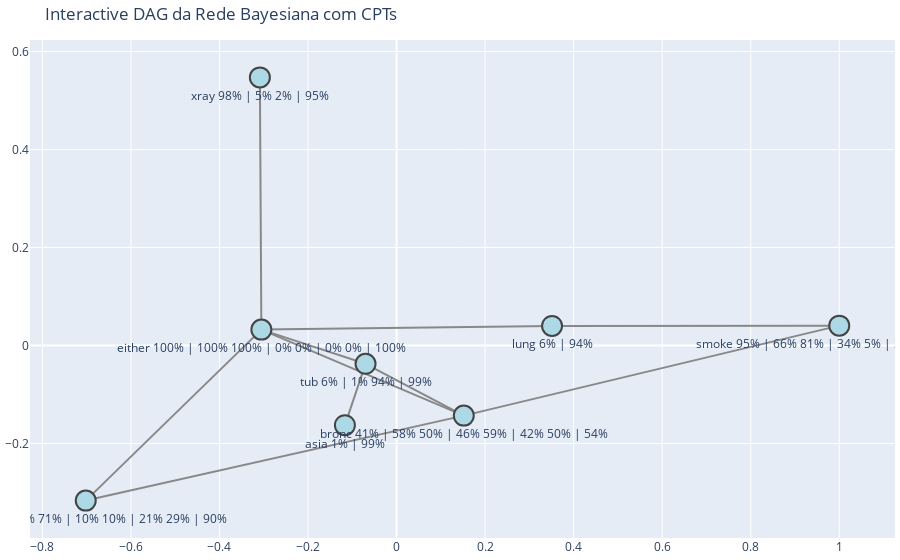

Write notebook code for a chart like this one.
### Code cell
import plotly.graph_objects as go

G = nx.DiGraph(best_model.edges())

pos = nx.spring_layout(G)

# Prepare edge coordinates
edge_x = []
edge_y = []
for edge in G.edges():
    x0, y0 = pos[edge[0]]
    x1, y1 = pos[edge[1]]
    edge_x.extend([x0, x1, None])
    edge_y.extend([y0, y1, None])

edge_trace = go.Scatter(
    x=edge_x, y=edge_y,
    line=dict(width=2, color='#888'),
    hoverinfo='none',
    mode='lines'
)

# Prepare node coordinates and texts (including CPT if available)
node_x = []
node_y = []
node_text = []
for node in G.nodes():
    x, y = pos[node]
    node_x.append(x)
    node_y.append(y)
    # Search for the CPD corresponding to the node.
    cpd_str = None
    for cpd in model.get_cpds():
        if cpd.variable == node:
            percent_values = np.array(cpd.values) * 100
            # Format the CPD as a table-like string
            if percent_values.ndim == 0:
                rows = [f"{percent_values.item():.0f}%"]
            elif percent_values.ndim == 1:
                rows = [" | ".join(f"{val:.0f}%" for val in percent_values)]
            elif percent_values.ndim == 2:
                rows = []
                for row in percent_values:
                    rows.append(" | ".join(f"{val:.0f}%" for val in row))
            elif percent_values.ndim == 3:
                rows = []
                for matrix in percent_values:
                    rows.append("\n".join(" | ".join(f"{val:.0f}%" for val in row) for row in matrix))
            else:
                rows = [str(percent_values)]
            cpd_str = "\n".join(rows)
            break
    if cpd_str:
        node_text.append(f"{node}\n{cpd_str}")
    else:
        node_text.append(node)

node_trace = go.Scatter(
    x=node_x, 
    y=node_y,
    mode='markers+text',
    text=node_text,
    textposition='bottom center',
    marker=dict(
        size=20,
        color='lightblue',
        line_width=2
    ),
    hoverinfo='text'
)

fig = go.Figure(data=[edge_trace, node_trace],
                layout=go.Layout(
                    title="Interactive DAG da Rede Bayesiana com CPTs",
                    showlegend=False,
                    hovermode='closest',
                    margin=dict(b=20, l=5, r=5, t=40)
                )
)

fig.show()

### Figure 1 — Plotly figure (JSON) as saved in the notebook; plotly's stock layout.template omitted (floating-point values rounded to 4 significant figures)
{"data": [{"hoverinfo": "none", "line": {"color": "#888", "width": 2}, "mode": "lines", "type": "scatter", "x": [-0.1167, -0.07008, null, -0.07008, -0.3054, null, -0.07008, 0.1518, null, -0.3054, -0.3088, null, -0.3054, -0.7021, null, -0.3054, 0.1518, null, 0.1518, 1, null, 0.1518, -0.7021, null, 0.3512, -0.3054, null, 0.3512, 1, null], "y": [-0.1627, -0.03744, null, -0.03744, 0.03238, null, -0.03744, -0.1432, null, 0.03238, 0.5473, null, 0.03238, -0.3167, null, 0.03238, -0.1432, null, -0.1432, 0.04053, null, -0.1432, -0.3167, null, 0.03981, 0.03238, null, 0.03981, 0.04053, null]}, {"hoverinfo": "text", "marker": {"color": "lightblue", "line": {"width": 2}, "size": 20}, "mode": "markers+text", "text": ["asia\n1% | 99%", "tub\n6% | 1%\n94% | 99%", "either\n100% | 100%\n100% | 0%\n0% | 0%\n0% | 100%", "bronc\n41% | 58%\n50% | 46%\n59% | 42%\n50% | 54%", "lung\n6% | 94%", "smoke\n95% | 66%\n81% | 34%\n5% | 34%\n19% | 66%", "dysp\n90% | 79%\n71% | 10%\n10% | 21%\n29% | 90%", "xray\n98% | 5%\n2% | 95%"], "textposition": "bottom center", "type": "scatter", "x": [-0.1167, -0.07008, -0.3054, 0.1518, 0.3512, 1, -0.7021, -0.3088], "y": [-0.1627, -0.03744, 0.03238, -0.1432, 0.03981, 0.04053, -0.3167, 0.5473]}], "layout": {"hovermode": "closest", "margin": {"b": 20, "l": 5, "r": 5, "t": 40}, "showlegend": false, "title": {"text": "Interactive DAG da Rede Bayesiana com CPTs"}}}
